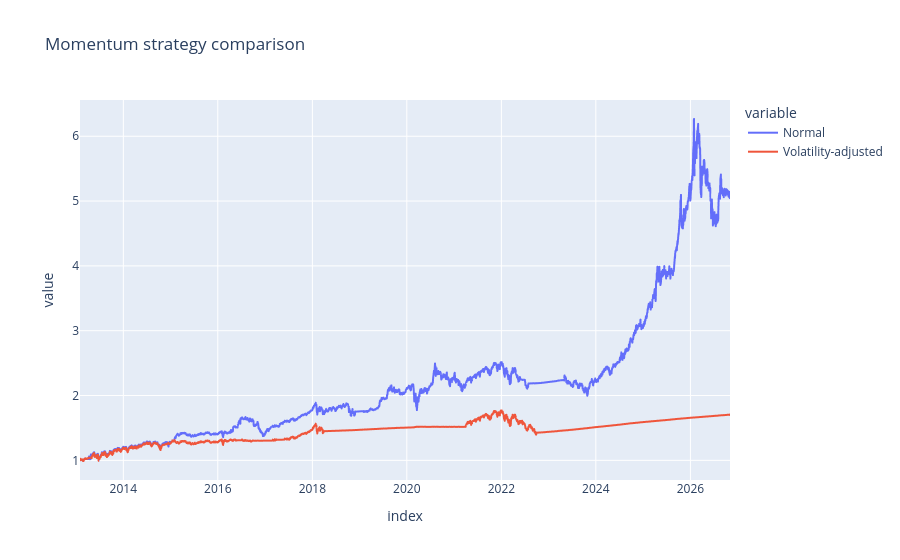

Notebook source saved alongside this figure:
### Code cell
import plotly.express as px

comparison = {
    "Normal": normal.equity,
    "Volatility-adjusted": volatility_adjusted.equity,
}
px.line(comparison, title="Momentum strategy comparison")

### Figure 1 — Plotly figure (JSON) as saved in the notebook; plotly's stock layout.template omitted (floating-point values rounded to 4 significant figures; data arrays with more than 128 entries replaced by an {"elided": "..."} marker saying what was removed)
{"data": [{"hovertemplate": "variable=Normal<br>index=%{x}<br>value=%{y}<extra></extra>", "legendgroup": "Normal", "line": {"color": "#636efa", "dash": "solid"}, "marker": {"symbol": "circle"}, "mode": "lines", "name": "Normal", "showlegend": true, "type": "scattergl", "x": {"elided": "3461 str values"}, "xaxis": "x", "y": {"elided": "3461 float values"}, "yaxis": "y"}, {"hovertemplate": "variable=Volatility-adjusted<br>index=%{x}<br>value=%{y}<extra></extra>", "legendgroup": "Volatility-adjusted", "line": {"color": "#EF553B", "dash": "solid"}, "marker": {"symbol": "circle"}, "mode": "lines", "name": "Volatility-adjusted", "showlegend": true, "type": "scattergl", "x": {"elided": "3461 str values"}, "xaxis": "x", "y": {"elided": "3461 float values"}, "yaxis": "y"}], "layout": {"legend": {"title": {"text": "variable"}, "tracegroupgap": 0}, "title": {"text": "Momentum strategy comparison"}, "xaxis": {"anchor": "y", "domain": [0, 1], "title": {"text": "index"}}, "yaxis": {"anchor": "x", "domain": [0, 1], "title": {"text": "value"}}}}
